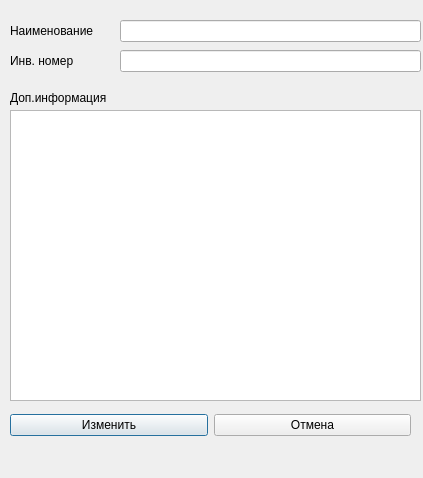
<?xml version="1.0" encoding="UTF-8"?>
<ui version="4.0">
 <class>Dialog</class>
 <widget class="QDialog" name="Dialog">
  <property name="geometry">
   <rect>
    <x>0</x>
    <y>0</y>
    <width>423</width>
    <height>478</height>
   </rect>
  </property>
  <property name="windowTitle">
   <string>Dialog</string>
  </property>
  <widget class="QLabel" name="label">
   <property name="geometry">
    <rect>
     <x>10</x>
     <y>20</y>
     <width>111</width>
     <height>21</height>
    </rect>
   </property>
   <property name="text">
    <string>Наименование</string>
   </property>
  </widget>
  <widget class="QLabel" name="label_2">
   <property name="geometry">
    <rect>
     <x>10</x>
     <y>50</y>
     <width>111</width>
     <height>21</height>
    </rect>
   </property>
   <property name="text">
    <string>Инв. номер</string>
   </property>
  </widget>
  <widget class="QLabel" name="label_3">
   <property name="geometry">
    <rect>
     <x>10</x>
     <y>90</y>
     <width>111</width>
     <height>16</height>
    </rect>
   </property>
   <property name="text">
    <string>Доп.информация</string>
   </property>
  </widget>
  <widget class="QLineEdit" name="name">
   <property name="geometry">
    <rect>
     <x>120</x>
     <y>20</y>
     <width>301</width>
     <height>22</height>
    </rect>
   </property>
  </widget>
  <widget class="QLineEdit" name="number">
   <property name="geometry">
    <rect>
     <x>120</x>
     <y>50</y>
     <width>301</width>
     <height>22</height>
    </rect>
   </property>
  </widget>
  <widget class="QPlainTextEdit" name="extra">
   <property name="geometry">
    <rect>
     <x>10</x>
     <y>110</y>
     <width>411</width>
     <height>291</height>
    </rect>
   </property>
  </widget>
  <widget class="QWidget" name="horizontalLayoutWidget">
   <property name="geometry">
    <rect>
     <x>10</x>
     <y>410</y>
     <width>401</width>
     <height>31</height>
    </rect>
   </property>
   <layout class="QHBoxLayout" name="horizontalLayout">
    <item>
     <widget class="QPushButton" name="ok_btn">
      <property name="text">
       <string>Изменить</string>
      </property>
     </widget>
    </item>
    <item>
     <widget class="QPushButton" name="cancel_btn">
      <property name="text">
       <string>Отмена</string>
      </property>
     </widget>
    </item>
   </layout>
  </widget>
  <widget class="QLabel" name="warning">
   <property name="geometry">
    <rect>
     <x>10</x>
     <y>450</y>
     <width>401</width>
     <height>20</height>
    </rect>
   </property>
   <property name="text">
    <string/>
   </property>
  </widget>
 </widget>
 <resources/>
 <connections/>
</ui>
